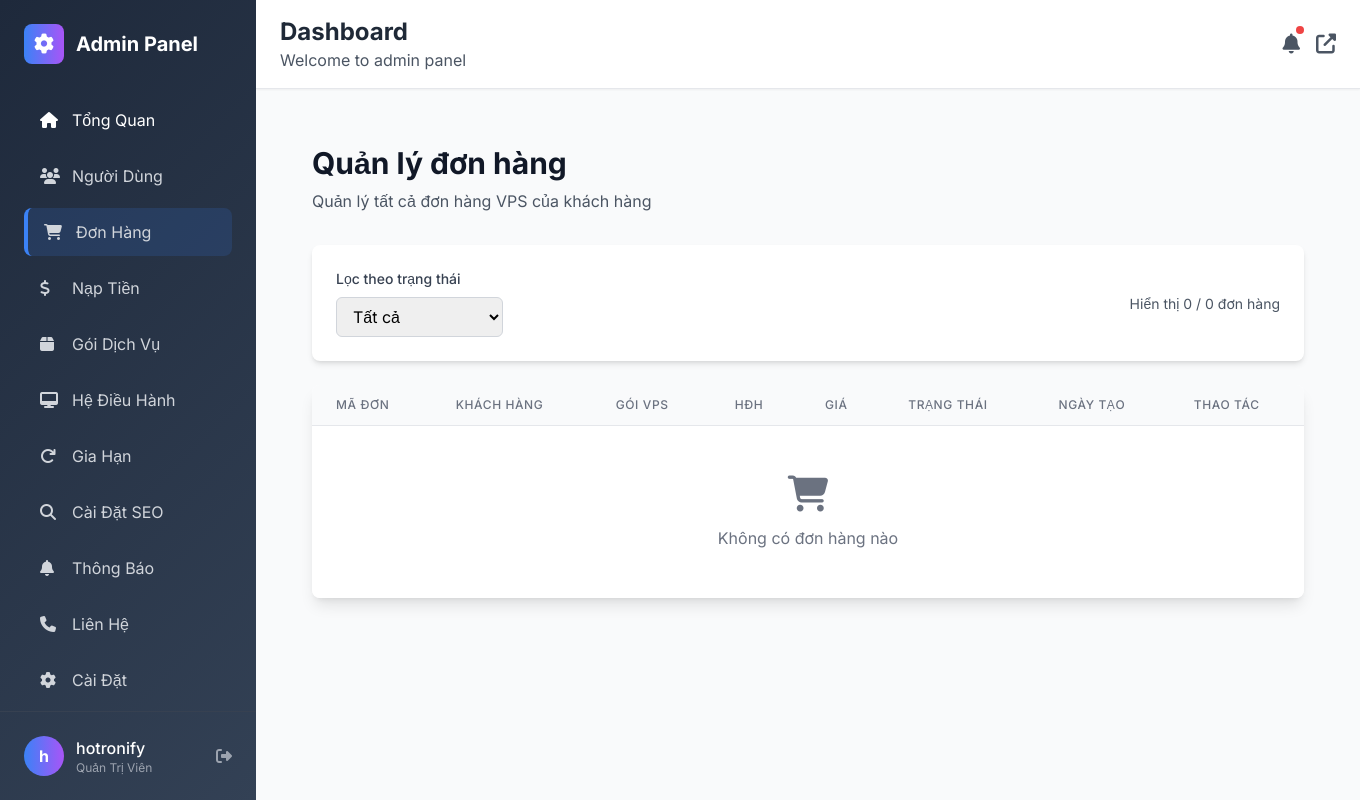
/admin/orders.php (signed in), run on an earlier commit of the app's database.
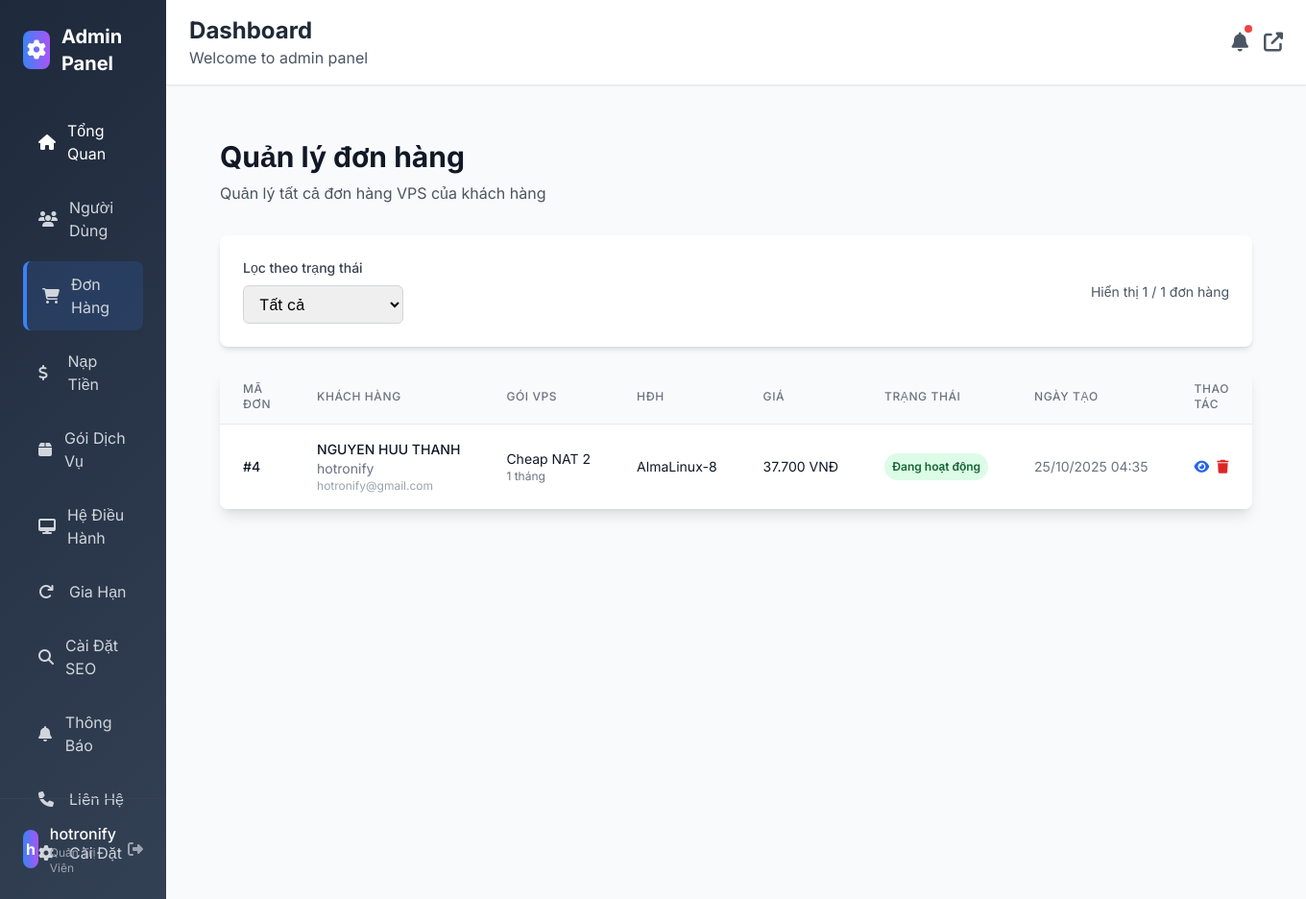
And on a later commit of the database.
### tables this page shows
CREATE TABLE `vps_orders` (
  `id` int(11) NOT NULL,
  `user_id` int(11) NOT NULL,
  `package_id` int(11) NOT NULL,
  `os_id` int(11) NOT NULL,
  `billing_cycle` enum('1','6','12','24') NOT NULL,
  `price` decimal(10,2) NOT NULL,
  `total_price` decimal(10,2) NOT NULL,
  `status` enum('pending','active','expired','cancelled') DEFAULT 'pending',
  `ip_address` varchar(45) DEFAULT NULL,
  `username` varchar(50) DEFAULT NULL,
  `password` varchar(100) DEFAULT NULL,
  `purchase_date` date DEFAULT NULL,
  `expiry_date` date DEFAULT NULL,
  `notes` text DEFAULT NULL,
  `created_at` timestamp NULL DEFAULT current_timestamp(),
  `updated_at` timestamp NULL DEFAULT current_timestamp() ON UPDATE current_timestamp()
);

CREATE TABLE `users` (
  `id` int(11) NOT NULL,
  `username` varchar(50) NOT NULL,
  `email` varchar(100) NOT NULL,
  `password` varchar(255) NOT NULL,
  `full_name` varchar(100) DEFAULT NULL,
  `phone` varchar(20) DEFAULT NULL,
  `balance` decimal(10,2) DEFAULT 0.00,
  `role` enum('user','admin') DEFAULT 'user',
  `status` enum('active','inactive') DEFAULT 'active',
  `created_at` timestamp NULL DEFAULT current_timestamp(),
  `updated_at` timestamp NULL DEFAULT current_timestamp() ON UPDATE current_timestamp()
);

CREATE TABLE `vps_packages` (
  `id` int(11) NOT NULL,
  `name` varchar(100) NOT NULL,
  `cpu` varchar(50) NOT NULL,
  `ram` varchar(50) NOT NULL,
  `storage` varchar(50) NOT NULL,
  `bandwidth` varchar(50) NOT NULL,
  `port_speed` text NOT NULL,
  `ip` text NOT NULL DEFAULT 'N/A',
  `original_price` decimal(10,2) NOT NULL,
  `selling_price` decimal(10,2) NOT NULL,
  `category` enum('nat','cheap') NOT NULL DEFAULT 'nat',
  `status` enum('active','inactive') DEFAULT 'active',
  `created_at` timestamp NULL DEFAULT current_timestamp(),
  `updated_at` timestamp NULL DEFAULT current_timestamp() ON UPDATE current_timestamp()
);

CREATE TABLE `operating_systems` (
  `id` int(11) NOT NULL,
  `name` varchar(100) NOT NULL,
  `min_ram_gb` int(11) DEFAULT 1,
  `status` enum('active','inactive') DEFAULT 'active',
  `created_at` timestamp NULL DEFAULT current_timestamp()
);

### database.php (called while the page is built, shortened)
<?php
$servername = "139.99.44.189";
$username = "arownebv5xy_database";
$password = "arownebv5xy_database";
$dbname = "arownebv5xy_database";
$conn = new mysqli($servername, $username, $password, $dbname);
$conn->set_charset("utf8mb4");
function executeQuery($sql, $params = []) {
    global $conn;
    $stmt = $conn->prepare($sql);
    if (!empty($params)) {
        $types = str_repeat('s', count($params));
        $stmt->bind_param($types, ...$params);
    }
    $stmt->execute();
    return $stmt;
}
function fetchAll($sql, $params = []) {
    $stmt = executeQuery($sql, $params);
    $result = $stmt->get_result();
    return $result->fetch_all(MYSQLI_ASSOC);
}
?>

### includes/functions.php (called while the page is built, shortened)
<?php
require_once $_SERVER['DOCUMENT_ROOT'].'/database.php';
function formatPrice($price) {
    return number_format((float)$price, 0, ',', '.') . ' VNĐ';
}
function formatDate($date) {
    return date('d/m/Y H:i', strtotime($date));
}
?>

### admin/orders.php (the view, shortened to what the rows shown need)
<?php
require_once '../database.php';
require_once '../includes/functions.php';
$page = $_GET['page'] ?? 1;
$limit = 20;
$offset = ($page - 1) * $limit;
$whereClause = '';
$params = [];
$sql = "SELECT vo.*, u.username, u.full_name, u.email, u.phone, vp.name as package_name, os.name as os_name
        FROM vps_orders vo
        LEFT JOIN users u ON vo.user_id = u.id
        LEFT JOIN vps_packages vp ON vo.package_id = vp.id
        LEFT JOIN operating_systems os ON vo.os_id = os.id
        $whereClause
        ORDER BY vo.created_at DESC
        LIMIT $limit OFFSET $offset";
$orders = fetchAll($sql, $params);
?>
        <main class="flex-1 p-8">
            <div class="mb-8">
                <h1 class="text-3xl font-bold text-gray-900 mb-2">Quản lý đơn hàng</h1>
            </div>
            <div class="bg-white rounded-lg shadow-lg overflow-hidden">
                <div class="overflow-x-auto">
                    <table class="min-w-full divide-y divide-gray-200">
                        <thead class="bg-gray-50">
                            <tr>
                                <th class="px-6 py-3 text-left text-xs font-medium text-gray-500 uppercase tracking-wider">Mã đơn</th>
                                <th class="px-6 py-3 text-left text-xs font-medium text-gray-500 uppercase tracking-wider">Khách hàng</th>
                                <th class="px-6 py-3 text-left text-xs font-medium text-gray-500 uppercase tracking-wider">Gói VPS</th>
                                <th class="px-6 py-3 text-left text-xs font-medium text-gray-500 uppercase tracking-wider">HĐH</th>
                                <th class="px-6 py-3 text-left text-xs font-medium text-gray-500 uppercase tracking-wider">Giá</th>
                                <th class="px-6 py-3 text-left text-xs font-medium text-gray-500 uppercase tracking-wider">Trạng thái</th>
                                <th class="px-6 py-3 text-left text-xs font-medium text-gray-500 uppercase tracking-wider">Ngày tạo</th>
                                <th class="px-6 py-3 text-left text-xs font-medium text-gray-500 uppercase tracking-wider">Thao tác</th>
                            </tr>
                        </thead>
                        <tbody class="bg-white divide-y divide-gray-200">
                            <?php if (empty($orders)): ?>
                                <tr>
                                    <td colspan="8" class="px-6 py-12 text-center text-gray-500">
                                        <i class="fas fa-shopping-cart text-4xl mb-3"></i>
                                        <p>Không có đơn hàng nào</p>
                                    </td>
                                </tr>
                            <?php else: ?>
                                <?php foreach ($orders as $order): ?>
                                    <tr class="hover:bg-gray-50">
                                        <td class="px-6 py-4 whitespace-nowrap text-sm font-medium text-gray-900">
                                            #<?= $order['id'] ?>
                                        </td>
                                        <td class="px-6 py-4 whitespace-nowrap">
                                            <div class="text-sm font-medium text-gray-900"><?= htmlspecialchars($order['full_name']) ?></div>
                                            <div class="text-sm text-gray-500"><?= htmlspecialchars($order['username']) ?></div>
                                            <div class="text-xs text-gray-400"><?= htmlspecialchars($order['email']) ?></div>
                                        </td>
                                        <td class="px-6 py-4 whitespace-nowrap text-sm text-gray-900">
                                            <?= htmlspecialchars($order['package_name']) ?>
                                            <div class="text-xs text-gray-500"><?= $order['billing_cycle'] ?> tháng</div>
                                        </td>
                                        <td class="px-6 py-4 whitespace-nowrap text-sm text-gray-900">
                                            <?= htmlspecialchars($order['os_name']) ?>
                                        </td>
                                        <td class="px-6 py-4 whitespace-nowrap text-sm text-gray-900">
                                            <?= formatPrice($order['total_price']) ?>
                                        </td>
                                        <td class="px-6 py-4 whitespace-nowrap">
                                            <span class="px-2 py-1 inline-flex text-xs leading-5 font-semibold rounded-full
                                                <?php
                                                switch($order['status']) {
                                                    case 'active':
                                                        echo 'bg-green-100 text-green-800';
                                                        break;
                                                }
                                                ?>">
                                                <?php
                                                switch($order['status']) {
                                                    case 'active':
                                                        echo 'Đang hoạt động';
                                                        break;
                                                }
                                                ?>
                                            </span>
                                        </td>
                                        <td class="px-6 py-4 whitespace-nowrap text-sm text-gray-500">
                                            <?= formatDate($order['created_at']) ?>
                                        </td>
                                        <td class="px-6 py-4 whitespace-nowrap text-sm font-medium">
                                            <div class="flex space-x-2">
                                                <button onclick="showOrderDetails(<?= htmlspecialchars(json_encode($order)) ?>)"
                                                        class="text-blue-600 hover:text-blue-900">
                                                    <i class="fas fa-eye"></i>
                                                </button>
                                                <button onclick="confirmDelete(<?= $order['id'] ?>)"
                                                        class="text-red-600 hover:text-red-900">
                                                    <i class="fas fa-trash"></i>
                                                </button>
                                            </div>
                                        </td>
                                    </tr>
                                <?php endforeach; ?>
                            <?php endif; ?>
                        </tbody>
                    </table>
                </div>
            </div>
        </main>
    </div>
<?php
include('includes/header.php');
?>

What changed in the data, as far as the page shows it:
added vps_orders: id "4", user.full_name "NGUYEN HUU THANH", user.username "hotronify", user.email "hotronify@gmail.com", vps_packages.name "Cheap NAT 2", billing_cycle "1", operating_systems.name "AlmaLinux-8", total_price "37.700 VNĐ", status "Đang hoạt động", created_at "25/10/2025 04:35"
Also different on the page:
count($orders): "0" → "1"
$totalOrders: "0" → "1"
text no longer shown: "Không có đơn hàng nào"
